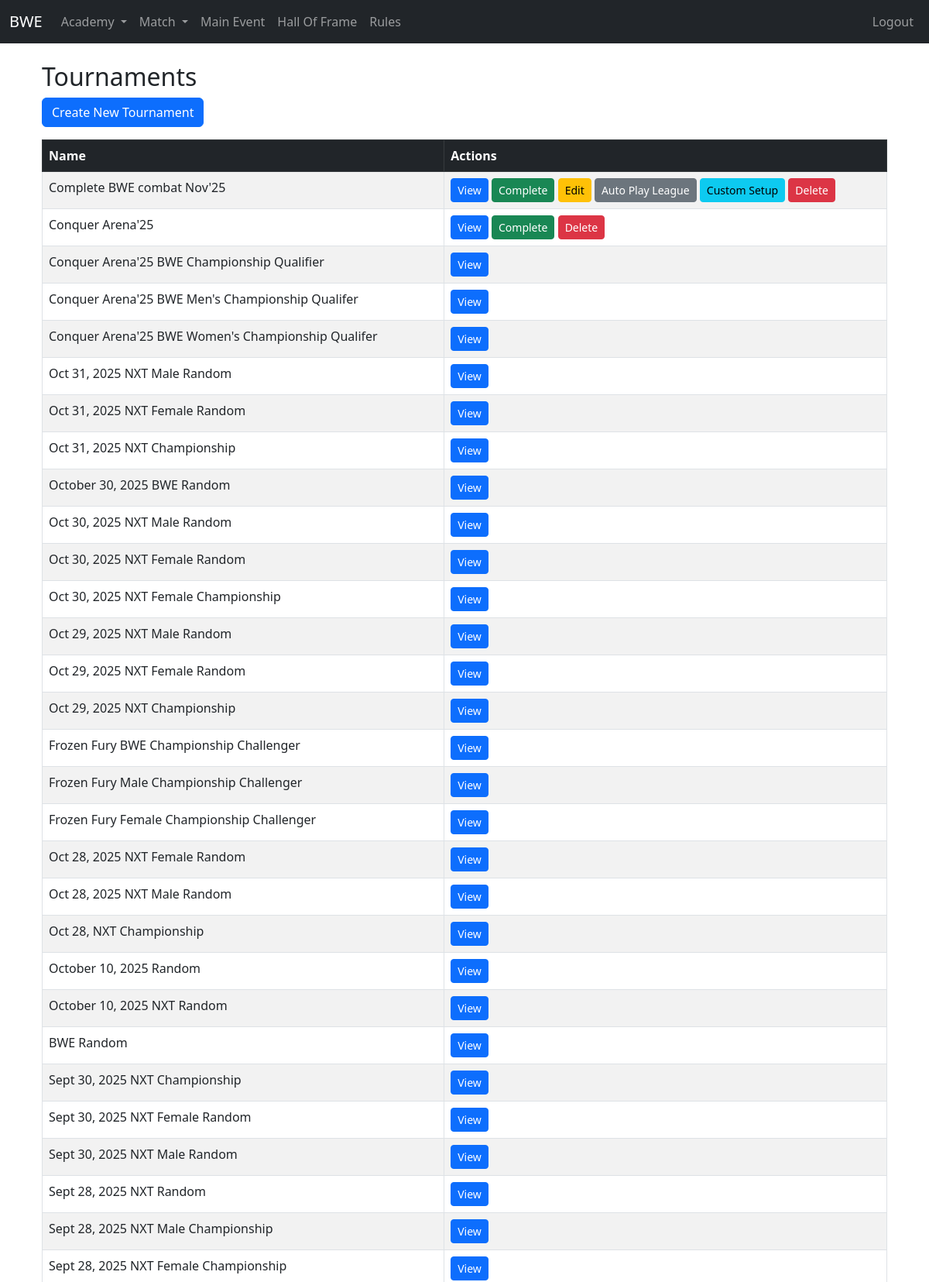
Screenshot of /match/tournament/ (signed in, upper part) with the database file from the repository.
### match/models.py (models this page shows, shortened)
class Tournament(models.Model):
    name = models.CharField(max_length=200)
    date = models.DateField()
    updated_at = models.DateTimeField(auto_now=True)
    is_completed = models.BooleanField(default=False)
    is_main_tournament = models.BooleanField(default=False)
    image_url = models.CharField(max_length=120, null=True, blank=True)

### match/views.py (the view)
# urls.py: path('tournament/', views.tournament_list, name='tournament_list'),
@login_required
def tournament_list(request):
    tournaments = Tournament.objects.all().order_by("is_completed", "is_main_tournament", "-date", "-updated_at")
    return render(request, 'matches/tournament/tournament_list.html', {'tournaments': tournaments})

### templates/matches/tournament/tournament_list.html (shortened to what this page needs)
{% extends "base.html" %}
{% block content %}
<div class="container mt-4">
    <h2>Tournaments</h2>
    <a href="{% url 'tournament_create' %}" class="btn btn-primary mb-3">Create New Tournament</a>
    <div class="table-responsive">
        <table class="table table-striped table-bordered">
            <thead class="table-dark">
                <tr>
                    <th>Name</th>
                    <th>Actions</th>
                </tr>
            </thead>
            <tbody id="table-body">
                {% include "matches/tournament/partials/table_body.html" %}
            </tbody>
        </table>
    </div>
</div>
{% endblock %}

### templates/matches/tournament/partials/table_body.html
{% for tournament in tournaments %}
<tr>
    <td>{{ tournament.name }}</td>
    <td>
        <a href="{% url 'tournament_detail' tournament.pk %}" class="btn btn-primary btn-sm">View</a>
        {% if not tournament.is_completed %}
            <a href="{% url 'tournament_complete' tournament.pk %}" class="btn btn-success btn-sm">Complete</a>
            {% if not tournament.is_main_tournament %}
                <a href="{% url 'tournament_update' tournament.pk %}" class="btn btn-warning btn-sm">Edit</a>
                <a href="{% url 'tournament_create_league' tournament.pk %}" class="btn btn-secondary btn-sm">Auto Play League</a>
                <a href="{% url 'tournament_match_setup' tournament.pk %}" class="btn btn-info btn-sm">Custom Setup</a>
            {% endif %}
            <a class="btn btn-danger btn-sm"
                hx-get="{% url 'tournament_delete' tournament.pk %}"
                hx-target="#dialog"
                hx-swap="innerHTML">
            Delete
            </a>
        {% endif %}
    </td>
</tr>
{% empty %}
<tr>
    <td colspan="8" class="text-center">No tournament available.</td>
</tr>
{% endfor %}

### rows the page displays
Tournament: name "Complete BWE combat Nov'25", is_completed "Complete"
Tournament: name "Conquer Arena'25", is_completed "Complete"
Tournament: name "Conquer Arena'25 BWE Championship Qualifier"
Tournament: name "Conquer Arena'25 BWE Men's Championship Qualifer"
Tournament: name "Conquer Arena'25 BWE Women's Championship Qualifer"
Tournament: name "Oct 31, 2025 NXT Male Random"
Tournament: name "Oct 31, 2025 NXT Female Random"
Tournament: name "Oct 31, 2025 NXT Championship"
Tournament: name "October 30, 2025 BWE Random"
Tournament: name "Oct 30, 2025 NXT Male Random"
Tournament: name "Oct 30, 2025 NXT Female Random"
Tournament: name "Oct 30, 2025 NXT Female Championship"
Tournament: name "Oct 29, 2025 NXT Male Random"
Tournament: name "Oct 29, 2025 NXT Female Random"
Tournament: name "Oct 29, 2025 NXT Championship"
Tournament: name "Frozen Fury BWE Championship Challenger"
Tournament: name "Frozen Fury Male Championship Challenger"
Tournament: name "Frozen Fury Female Championship Challenger"
Tournament: name "Oct 28, 2025 NXT Female Random"
Tournament: name "Oct 28, 2025 NXT Male Random"
Tournament: name "Oct 28, NXT Championship"
Tournament: name "October 10, 2025 Random"
Tournament: name "October 10, 2025 NXT Random"
Tournament: name "BWE Random"
Tournament: name "Sept 30, 2025 NXT Championship"
Tournament: name "Sept 30, 2025 NXT Female Random"
Tournament: name "Sept 30, 2025 NXT Male Random"
Tournament: name "Sept 28, 2025 NXT Random"
Tournament: name "Sept 28, 2025 NXT Male Championship"
Tournament: name "Sept 28, 2025 NXT Female Championship"
